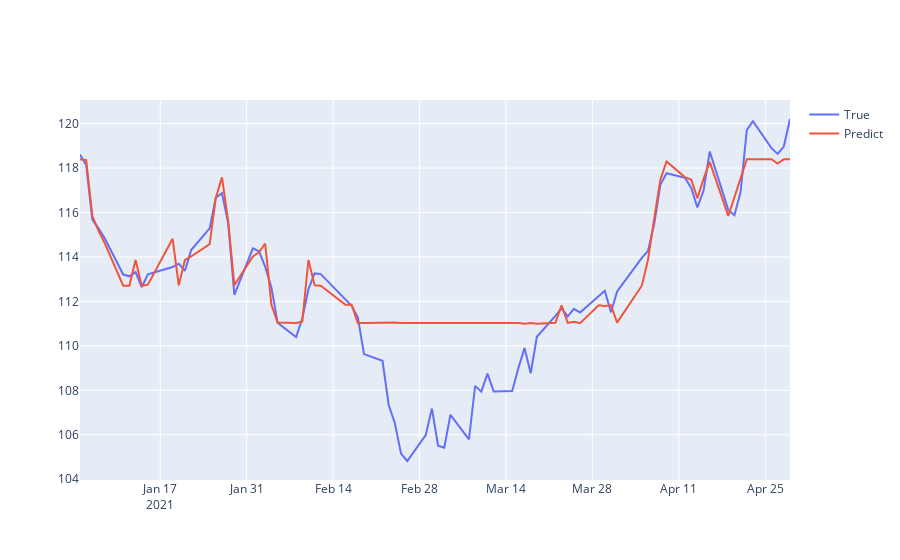

Notebook source saved alongside this figure:
### Markdown cell above
### Решил добавить данные за 2021 год и тут видно что модель косячит, хотя основные тренды улавливает

### Code cell
fig = make_subplots(1,1)
fig.add_scatter(x=year2021.index, y=year2021.Close, name='True')
fig.add_scatter(x=year2021.index, y=y_pred_2021, name='Predict')
